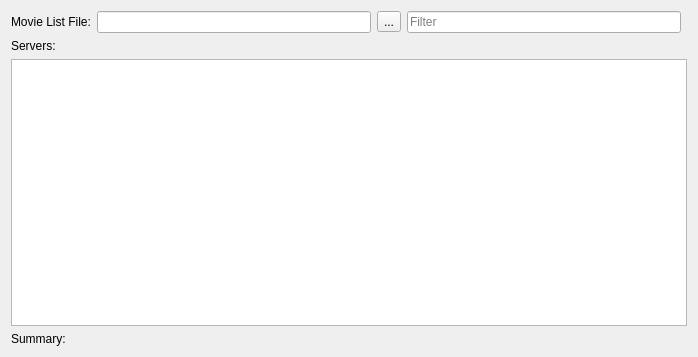
<?xml version="1.0" encoding="UTF-8"?>
<ui version="4.0">
 <class>CMissingMovies</class>
 <widget class="QWidget" name="CMissingMovies">
  <property name="geometry">
   <rect>
    <x>0</x>
    <y>0</y>
    <width>698</width>
    <height>357</height>
   </rect>
  </property>
  <property name="windowTitle">
   <string>Missing Movies</string>
  </property>
  <layout class="QVBoxLayout" name="verticalLayout">
   <item>
    <widget class="QSplitter" name="dataSplitter">
     <property name="orientation">
      <enum>Qt::Horizontal</enum>
     </property>
     <widget class="QWidget" name="layoutWidget">
      <layout class="QGridLayout" name="gridLayout">
       <item row="4" column="0" colspan="4">
        <widget class="QLabel" name="serversLabel">
         <property name="text">
          <string>Servers:</string>
         </property>
        </widget>
       </item>
       <item row="1" column="2">
        <widget class="NSABUtils::CPathBasedDelayLineEdit" name="listFile"/>
       </item>
       <item row="1" column="4">
        <widget class="QLineEdit" name="filter">
         <property name="placeholderText">
          <string>Filter</string>
         </property>
        </widget>
       </item>
       <item row="5" column="0" colspan="6">
        <widget class="QTreeView" name="servers">
         <property name="alternatingRowColors">
          <bool>true</bool>
         </property>
         <property name="sortingEnabled">
          <bool>true</bool>
         </property>
        </widget>
       </item>
       <item row="1" column="0" colspan="2">
        <widget class="QLabel" name="label">
         <property name="text">
          <string>Movie List File:</string>
         </property>
        </widget>
       </item>
       <item row="1" column="3">
        <widget class="QToolButton" name="listFileBtn">
         <property name="text">
          <string>...</string>
         </property>
         <property name="icon">
          <iconset resource="EmbySync.qrc">
           <normaloff>:/resources/open.png</normaloff>:/resources/open.png</iconset>
         </property>
        </widget>
       </item>
      </layout>
     </widget>
    </widget>
   </item>
   <item>
    <widget class="QLabel" name="summaryLabel">
     <property name="sizePolicy">
      <sizepolicy hsizetype="Preferred" vsizetype="Maximum">
       <horstretch>0</horstretch>
       <verstretch>0</verstretch>
      </sizepolicy>
     </property>
     <property name="text">
      <string>Summary:</string>
     </property>
    </widget>
   </item>
  </layout>
 </widget>
 <customwidgets>
  <customwidget>
   <class>NSABUtils::CPathBasedDelayLineEdit</class>
   <extends>QLineEdit</extends>
   <header>SABUtils/DelayLineEdit.h</header>
  </customwidget>
 </customwidgets>
 <tabstops>
  <tabstop>listFile</tabstop>
  <tabstop>listFileBtn</tabstop>
  <tabstop>servers</tabstop>
 </tabstops>
 <resources>
  <include location="EmbySync.qrc"/>
 </resources>
 <connections/>
</ui>
